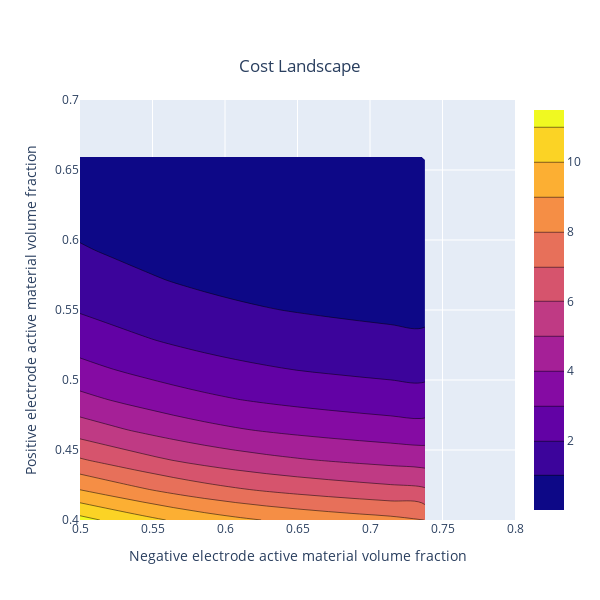
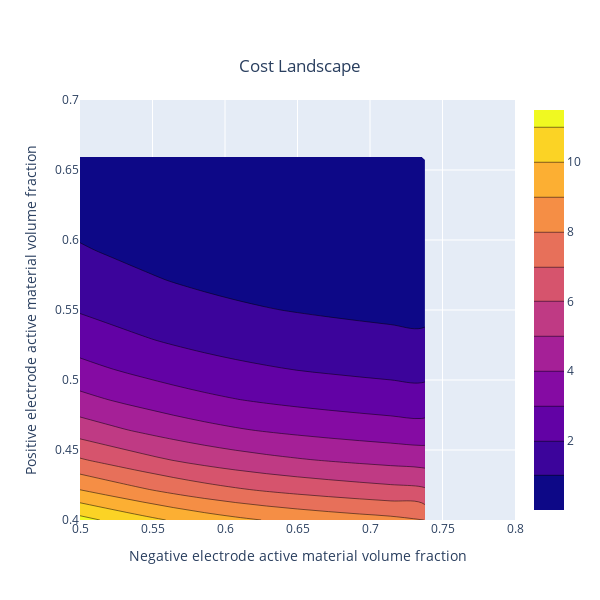

The notebook cell saved with these charts, in order:
### Markdown cell above
### Cost Landscape

Finally, we can visualize the cost landscape and the path taken by the optimizer:

### Code cell
# Plot the cost landscape
pybop.plot_cost2d(cost, steps=15);
# Plot the cost landscape with optimisation path and updated bounds
# bounds = np.array([[0.6, 0.9], [0.5, 0.8]])
# pybop.plot_cost2d(cost, optim=optim, bounds=bounds, steps=15);

### Figure 1 — Plotly figure (JSON) as saved in the notebook; plotly's stock layout.template omitted (floating-point values rounded to 4 significant figures; data arrays with more than 128 entries replaced by an {"elided": "..."} marker saying what was removed)
{"data": [{"type": "contour", "x": [0.5, 0.5214, 0.5429, 0.5643, 0.5857, 0.6071, 0.6286, 0.65, 0.6714, 0.6929, 0.7143, 0.7357, 0.7571, 0.7786, 0.8], "y": [0.4, 0.4214, 0.4429, 0.4643, 0.4857, 0.5071, 0.5286, 0.55, 0.5714, 0.5929, 0.6143, 0.6357, 0.6571, 0.6786, 0.7], "z": {"elided": "15x15 float values"}}], "layout": {"height": 600, "title": {"text": "Cost Landscape", "x": 0.5, "y": 0.9}, "width": 600, "xaxis": {"range": [0.5, 0.8], "title": {"text": "Negative electrode active material volume fraction"}}, "yaxis": {"range": [0.4, 0.7], "title": {"text": "Positive electrode active material volume fraction"}}}}

### Figure 2 — Plotly figure (JSON) as saved in the notebook; plotly's stock layout.template omitted (floating-point values rounded to 4 significant figures; data arrays with more than 128 entries replaced by an {"elided": "..."} marker saying what was removed)
{"data": [{"type": "contour", "x": [0.5, 0.5214, 0.5429, 0.5643, 0.5857, 0.6071, 0.6286, 0.65, 0.6714, 0.6929, 0.7143, 0.7357, 0.7571, 0.7786, 0.8], "y": [0.4, 0.4214, 0.4429, 0.4643, 0.4857, 0.5071, 0.5286, 0.55, 0.5714, 0.5929, 0.6143, 0.6357, 0.6571, 0.6786, 0.7], "z": {"elided": "15x15 float values"}}], "layout": {"height": 600, "title": {"text": "Cost Landscape", "x": 0.5, "y": 0.9}, "width": 600, "xaxis": {"range": [0.5, 0.8], "title": {"text": "Negative electrode active material volume fraction"}}, "yaxis": {"range": [0.4, 0.7], "title": {"text": "Positive electrode active material volume fraction"}}}}
